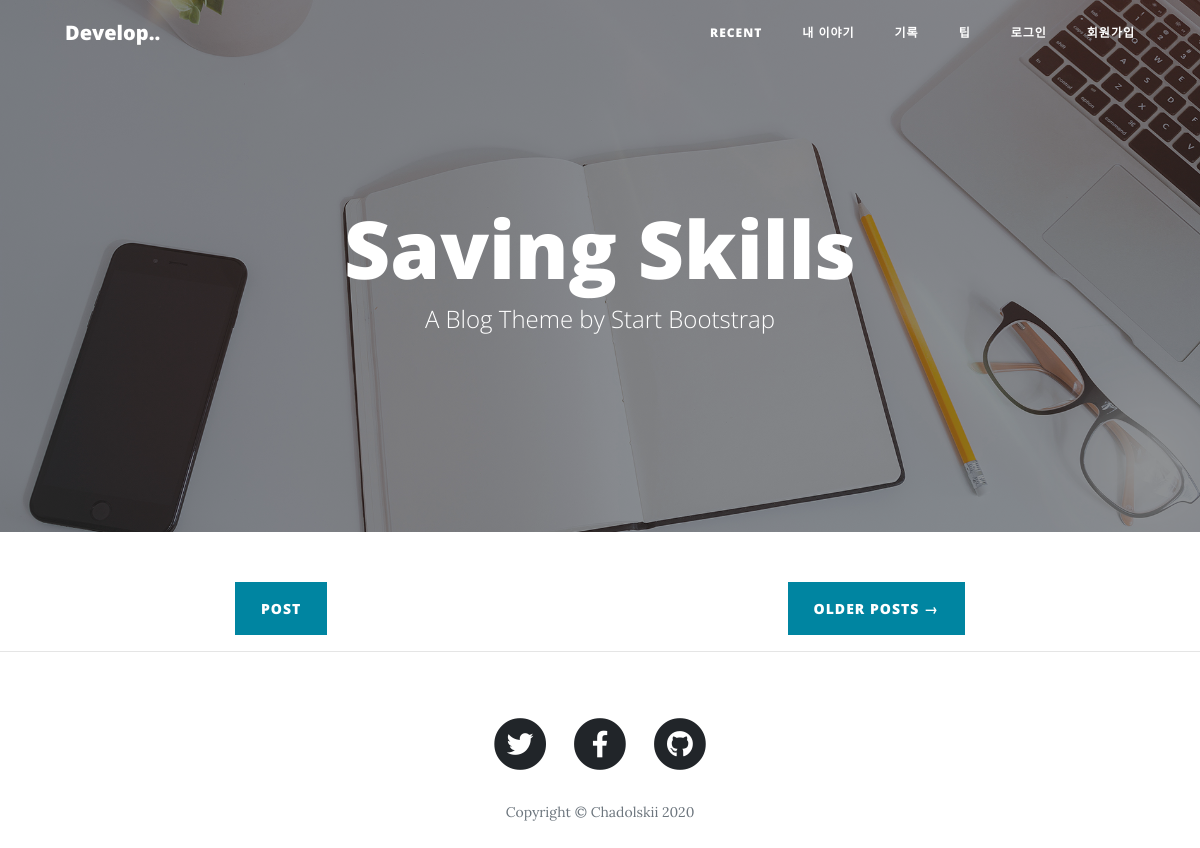
Page /blogs/skills/ on the earlier database version.
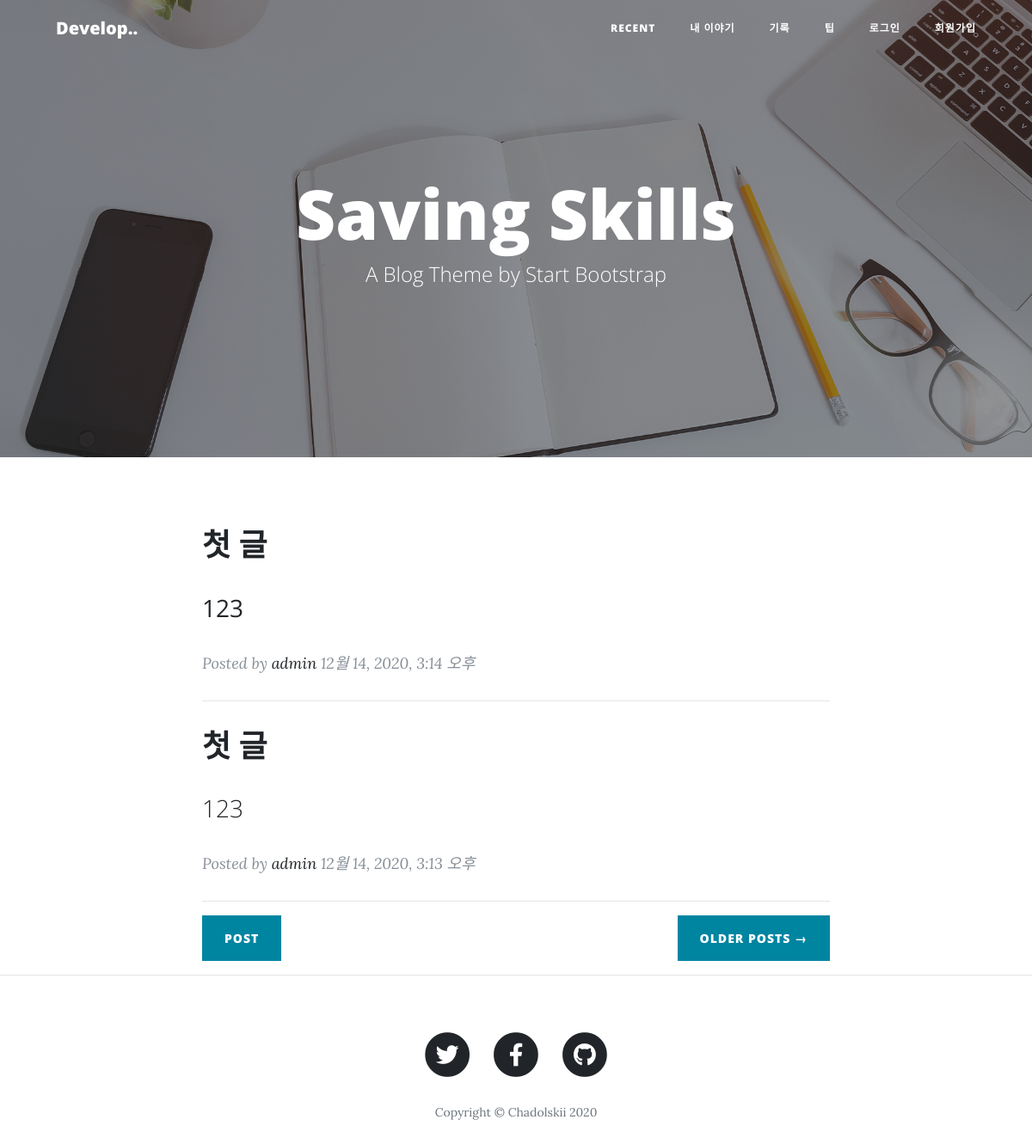
Same page on the later database version.
### blogapp/models.py (models this page shows, shortened)
class Post(models.Model):
    title = models.CharField(max_length=50)
    writer = models.ForeignKey(User, on_delete=models.CASCADE)
    category = models.ForeignKey(Category, on_delete=models.CASCADE)
    content = models.TextField()
    created = models.DateTimeField(auto_now_add=True)

### blogapp/views.py (the view)
# urls.py: path('skills/', views.SkillsListView.as_view(), name='skills'),
class SkillsListView(ListView):
    template_name = 'index.html'
    model = Post
    def get_context_data(self, **kwargs ):
        context = super().get_context_data(**kwargs)
        page = int(self.request.GET.get("page") or 0)
        post_list = Post.objects.filter(category='02')
        context['object_list'] = post_list.order_by('-created')[page*4:page*4+4]
        context['page'] = page +1
        return context

### blogapp/templates/index.html (shortened to what this page needs)
{% extends 'base.html' %}
{% block content %}
  <div class="container">
    <div class="row">
      <div class="col-lg-8 col-md-10 mx-auto">
        {% for object in object_list %}
        <div class="post-preview">
          <a href="{% url 'blogs:detail' object.id %}">
            <h2 class="post-title">
              {{ object.title}}
            </h2>
            <h3 class="post-subtitle">
              {{ object.content|truncatechars:"100"|safe }}
            </h3>
          </a>
          <p class="post-meta">Posted by
            <a href="#">{{ object.writer }}</a>
            {{ object.created }}</p>
        </div>
        <hr>
        {% endfor %}
        <div class="clearfix">
          <a class="btn btn-primary float-left" href="{% url 'blogs:create'%}">Post</a>
          <a class="btn btn-primary float-right" href="{% url 'blogs:home'%}?page={{page}}">Older Posts &rarr;</a>
        </div>
      </div>
    </div>
  </div>
  {% endblock %}

### templates/base.html (shortened to what this page needs)
<!DOCTYPE html>
{% load static %}
<html lang="en">
<head>
  <link href='{% static "vendor/bootstrap/css/bootstrap.min.css" %}' rel="stylesheet">
  <link href='{% static "vendor/fontawesome-free/css/all.min.css" %}' rel="stylesheet">
  <link href='{% static "css/clean-blog.min.css"%}' rel="stylesheet">
</head>
<body>
{% include 'navbar.html' %}
  <header class="masthead" style="background-image: url('/static/img/blogs/home-bg.jpg');">
    <div class="overlay"></div>
    <div class="container">
      <div class="row">
        <div class="col-lg-12 col-md-10 mx-auto">
          <div class="site-heading">
            <h1>Saving Skills</h1>
            <span class="subheading">A Blog Theme by Start Bootstrap</span>
          </div>
        </div>
      </div>
    </div>
  </header>
  {% block content %}
  {% endblock content %}
  <hr>
  <footer>
    <div class="container">
      <div class="row">
        <div class="col-lg-8 col-md-10 mx-auto">
          <ul class="list-inline text-center">
            <li class="list-inline-item">
              <a href="#">
                <span class="fa-stack fa-lg">
                  <i class="fas fa-circle fa-stack-2x"></i>
                  <i class="fab fa-twitter fa-stack-1x fa-inverse"></i>
                </span>
              </a>
            </li>
            <li class="list-inline-item">
              <a href="#">
                <span class="fa-stack fa-lg">
                  <i class="fas fa-circle fa-stack-2x"></i>
                  <i class="fab fa-facebook-f fa-stack-1x fa-inverse"></i>
                </span>
              </a>
            </li>
            <li class="list-inline-item">
              <a href="#">
                <span class="fa-stack fa-lg">
                  <i class="fas fa-circle fa-stack-2x"></i>
                  <i class="fab fa-github fa-stack-1x fa-inverse"></i>
                </span>
              </a>
            </li>
          </ul>
          <p class="copyright text-muted">Copyright &copy; Chadolskii 2020</p>
        </div>
      </div>
    </div>
  </footer>
</body>
</html>

### templates/navbar.html (shortened to what this page needs)
  <nav class="navbar navbar-expand-lg navbar-light fixed-top" id="mainNav">
    <div class="container">
      <a class="navbar-brand" href="{% url 'blogs:home' %}">Develop..</a>
      <div class="collapse navbar-collapse" id="navbarResponsive">
        <ul class="navbar-nav ml-auto">
          <li class="nav-item">
            <a class="nav-link" href="{% url 'blogs:home' %}">Recent</a>
          </li>
          <li class="nav-item">
            <a class="nav-link" href="{% url 'blogs:daily' %}">내 이야기</a>
          </li>
          <li class="nav-item">
            <a class="nav-link" href="{% url 'blogs:skills'%}">기록</a>
          </li>
          <li class="nav-item">
            <a class="nav-link" href="{% url 'blogs:tips'%}">팁</a>
          </li>
          {% if request.user.is_autenticated %}
          <li class="nav-item">
            <a class="nav-link" href="{% url 'accountapp:home'%}">내정보</a>
          </li>
          <li class="nav-item">
            <a class="nav-link" href="{% url 'accountapp:login'%}">로그아웃</a>
          </li>
          {% else %}
          <li class="nav-item">
            <a class="nav-link" href="{% url 'accountapp:login'%}">로그인</a>
          </li>
          <li class="nav-item">
            <a class="nav-link" href="{% url 'accountapp:register'%}">회원가입</a>
          </li>
          {% endif %}
        </ul>
      </div>
    </div>
  </nav>

Differences in the rows shown:
added Post: title "첫 글", content "123", writer "admin", created "12월 14, 2020, 3:14 오후"
added Post: title "첫 글", content "123", writer "admin", created "12월 14, 2020, 3:13 오후"
